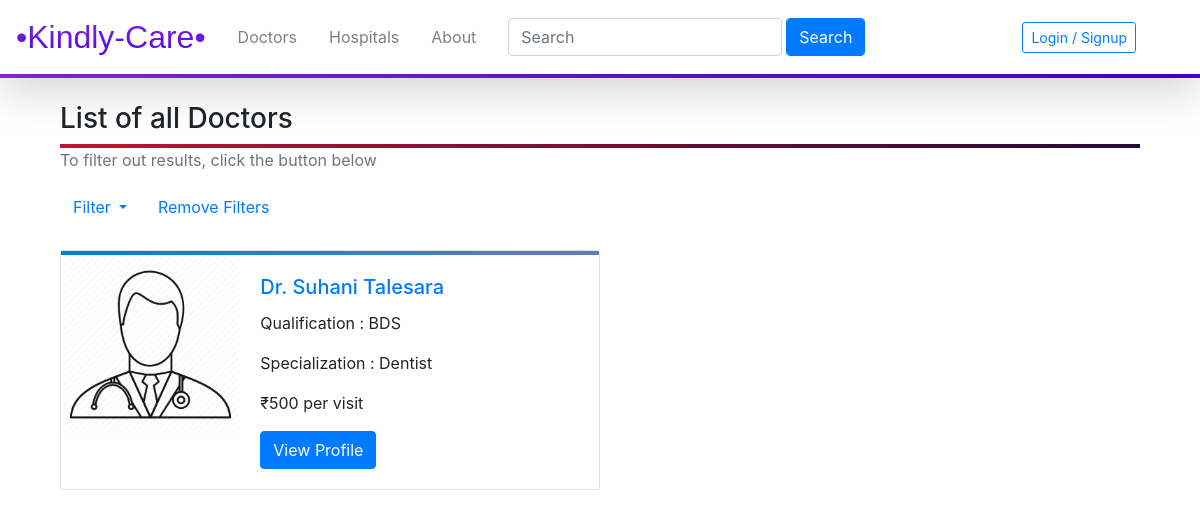
Page /docs on the earlier database version.
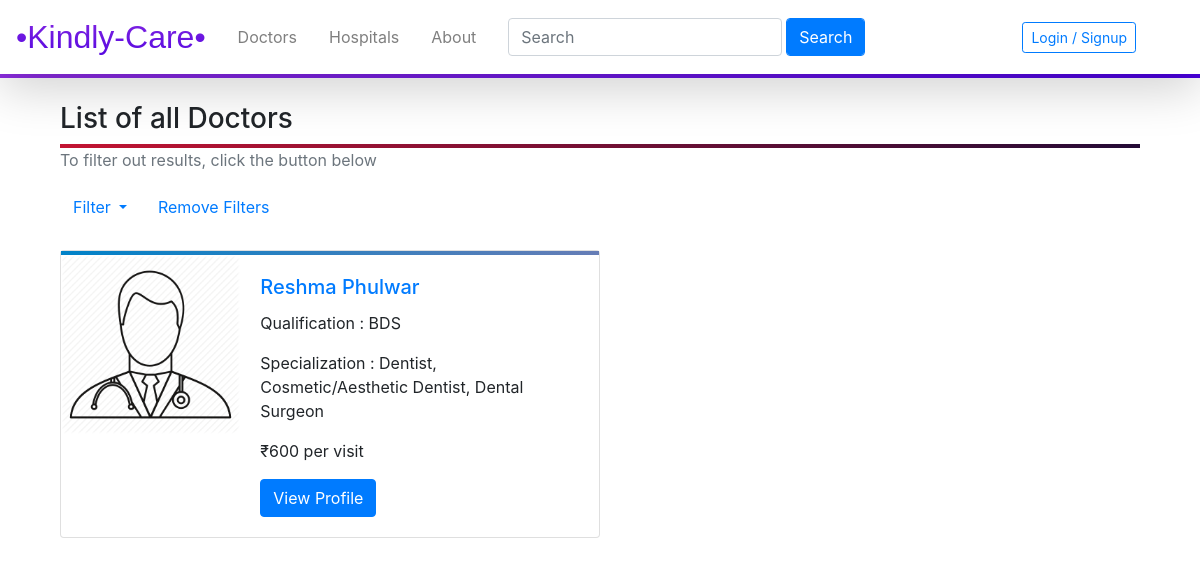
Same page on the later database version.
### kindlycare/models.py (models this page shows, shortened)
class Doctors(db.Model, UserMixin):
    __tablename__ = 'doctors'
    id = db.Column(db.Integer,primary_key = True)
    name = db.Column(db.String(20),nullable = False)
    password = db.Column(db.String(20))
    email = db.Column(db.String(64),unique = True,index = True)
    qualification = db.Column(db.String(50),nullable = False)
    specialization = db.Column(db.String(140))
    consultation_fees = db.Column(db.Integer, nullable = False)
    profile_image = db.Column(db.String(64),default = 'default_image.jpg')
    experience = db.Column(db.Text,nullable = False)
    contact_number = db.Column(db.String(10),nullable = False)
    description = db.Column(db.Text,nullable = False)
    address_line_1 = db.Column(db.Text,nullable = False,default='India')
    address_line_2 = db.Column(db.Text,nullable = False,default='India')
    address_line_3 = db.Column(db.Text,nullable = False,default='India')
    reviews = db.relationship('Reviews',backref='doctor')
    slots = db.relationship('Slots',backref='doctor')
    appointments = db.relationship('Appointments',backref='doctor')
    hospitals_name = db.relationship('Hospitals',secondary=relate, backref = db.backref('doctor', lazy = True))

### kindlycare/core/views.py (the view)
@core.route('/docs')
def docs():
    if request.method == 'POST':
        opt = request.form.get('options')
        print(opt)  # Value of the Radio Button
        return redirect(url_for('core.filter', opt=opt))
    docs = Doctors.query.all()
    return render_template('home.html', docs=docs)

### kindlycare/templates/home.html (shortened to what this page needs)
{% extends 'base.html' %}
{% block content %}
<br>
<div class="container">
    {% if docs %}
    <h3>List of all Doctors</h3>
    <div style="background-image: linear-gradient(to right,#c31432,#240b36);width: 100%;height: 4px;"></div>
    <p class="text-muted">To filter out results, click the button below</a></p>
    <form method="POST" action="/">
        <div class="dropdown">
            <button class="btn btn-link dropdown-toggle" type="button" id="dropdownMenuButton" data-toggle="dropdown"
                aria-haspopup="true" aria-expanded="false">
                Filter
            </button>
            <a href="{{url_for('core.docs')}}" class="btn btn-link">Remove Filters</a>
        </div>
    </form>
    {% for doc in docs %}
    <br>
    <div class="card mb-3" style="max-width: 540px;">
        <div style="background-image: linear-gradient(to right,#0082c8,#667db6);width: 100%;height: 4px;"></div>
        <div class="row no-gutters">
            <div class="col-md-4">
                <img src="{{url_for('static',filename='profile_pics/'+doc.profile_image)}}" class="card-img" alt="...">
            </div>
            <div class="col-md-8">
                <div class="card-body">
                    <h5 class="card-title text-primary"> {{doc.name}}</h5>
                    <p class="card-text">Qualification : {{doc.qualification}}</p>
                    <p class="card-text">Specialization : {{doc.specialization}}</p>
                    <p class="card-text">₹{{doc.consultation_fees}} per visit</p>
                    <a href="{{url_for('doctors.viewDoctor',doctor_id=doc.id)}}" class="btn btn-primary">View
                        Profile</a>
                </div>
            </div>
        </div>
    </div>
    {% endfor %}
    {% endif %}
</div>
{% endblock %}

Differences in the rows shown:
changed Doctors "BDS": name "Dr. Suhani Talesara" → "Reshma Phulwar"; specialization "Dentist" → "Dentist, Cosmetic/Aesthetic Dentist, Dental Surgeon"; consultation_fees "500" → "600"
